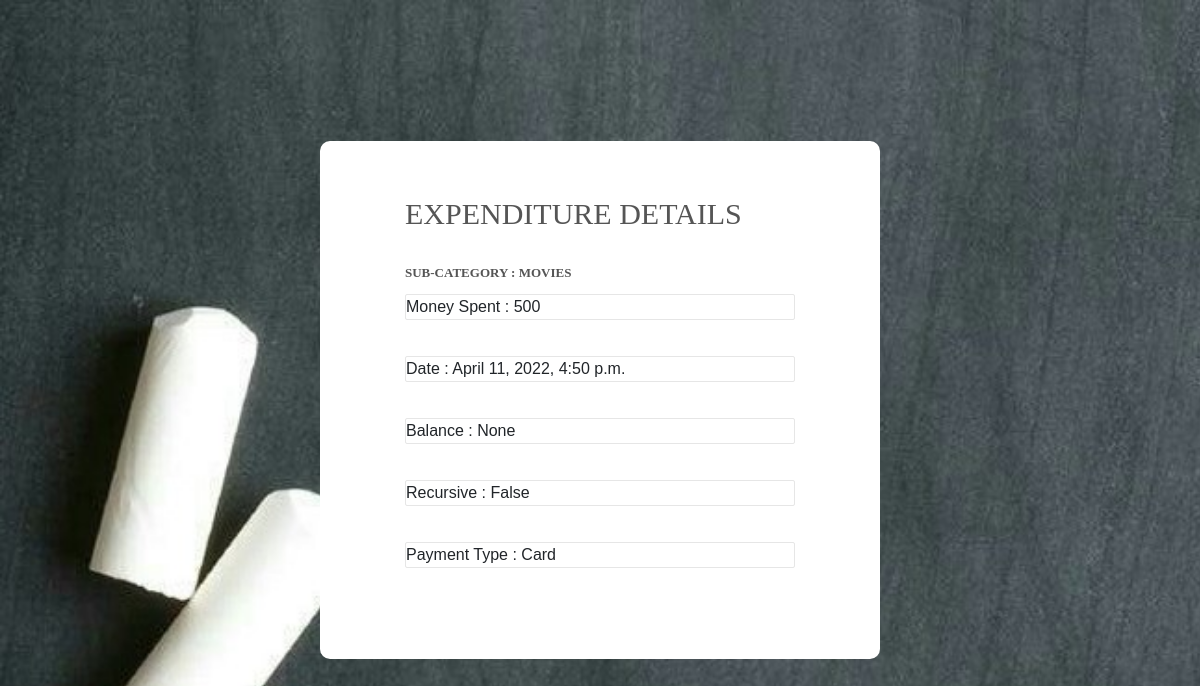
The app's page /expense/post_detail/1 with its own data.
### expense/models.py (models this page shows, shortened)
class Sub_Category(models.Model):
    name = models.CharField(max_length=100)
    amt = models.IntegerField(default=0)
    category = models.ForeignKey(Category,on_delete=models.CASCADE,related_name='sub_category',null=True,blank=True)
    def __str__(self):
        return self.name

class Data(models.Model):
    user = models.ForeignKey(settings.AUTH_USER_MODEL, on_delete= models.CASCADE ,related_name='dataset', default=1)
    sub_category = models.ForeignKey(Sub_Category,on_delete=models.CASCADE,related_name='datas',null=True,blank=True)
    spent = models.IntegerField()
    balance = models.IntegerField(blank=True,null=True)
    recursive= models.BooleanField(max_length=100)
    pay_type = models.CharField(max_length=50)
    updated = models.DateTimeField(auto_now=True, auto_now_add=False)
    timestamp = models.DateTimeField(default=datetime.now, blank=True)
    month_link = models.ForeignKey(Month ,on_delete=models.CASCADE,related_name='mon',null=True,blank=True)
    class Meta:
        ordering = ["-timestamp","-updated"]

### expense/views.py (the view)
# urls.py: path('post_detail/<int:id>',views.post_detail, name="post_detail"),
def post_detail(request,id):
    instance = get_object_or_404(Data, id=id)
    context = {
        "title": instance.sub_category,
        "instance" : instance,
    }
    return render(request, "post_detail.html", context)

### templates/post_detail.html (shortened to what this page needs)
{% load static %}
<!DOCTYPE html>
<html lang="en">
<head>
	<link rel="stylesheet" type="text/css" href="{% static 'signup/vendor/bootstrap/css/bootstrap.min.css' %}">
	<link rel="stylesheet" type="text/css" href="{% static 'signup/fonts/font-awesome-4.7.0/css/font-awesome.min.css' %}">
	<link rel="stylesheet" type="text/css" href="{% static 'signup/fonts/Linearicons-Free-v1.0.0/icon-font.min.css' %}">
	<link rel="stylesheet" type="text/css" href="{% static 'signup/vendor/animate/animate.css' %}">
	<link rel="stylesheet" type="text/css" href="{% static 'signup/vendor/css-hamburgers/hamburgers.min.css' %}">
	<link rel="stylesheet" type="text/css" href="{% static 'signup/vendor/animsition/css/animsition.min.css' %}">
	<link rel="stylesheet" type="text/css" href="{% static 'signup/vendor/select2/select2.min.css' %}">
	<link rel="stylesheet" type="text/css" href="{% static 'signup/vendor/daterangepicker/daterangepicker.css' %}">
	<link rel="stylesheet" type="text/css" href="{% static 'signup/css/util.css' %}">
	<link rel="stylesheet" type="text/css" href="{% static 'signup/css/main.css' %}">
</head>
<body overflow="hidden" style="background-image: url('{% static 'images/bg_img2.jpg' %}'); background-size: cover;">
<div class="container-login100">
	<div class="wrap-login100 p-l-85 p-r-85 p-t-55 p-b-55">
		<form class="login100-form validate-form flex-sb flex-w">
			<span class="login100-form-title p-b-32">
				Expenditure Details
			</span>
			<span class="txt1 p-b-11"><b>
				Sub-Category : {{ title }}</b>
			</span>
			<div class="wrap-input100 validate-input m-b-36">
				Money Spent : {{ instance.spent }}<br>
			</div>
			<div class="wrap-input100 validate-input m-b-36">
				Date : {{ instance.timestamp }}<br>
			</div>
			<div class="wrap-input100 validate-input m-b-36">
				Balance : {{ instance.balance }}<br>
			</div>
			<div class="wrap-input100 validate-input m-b-36">
				Recursive : {{ instance.recursive }}<br>
			</div>
			<div class="wrap-input100 validate-input m-b-36">
				Payment Type : {{ instance.pay_type }}
			</div>
		</form>
	</div>
</div>
</body>
</html>

### static/signup/css/main.css (style rules this page uses)
* { margin: 0px; padding: 0px; box-sizing: border-box; }
body, html { height: 100%; font-family: Raleway-Regular, sans-serif; }
.txt1 { font-family: Raleway-SemiBold; font-size: 13px; color: #555555; line-height: 1.4; text-transform: uppercase; }
.container-login100 { width: 100%; min-height: 100vh; display: -webkit-box; display: -webkit-flex; display: -moz-box; display: -ms-flexbox; display: flex; flex-wrap: wrap; justify-content: center; align-items: center; padding: 15px; background-color: transparent !important; }
.wrap-login100 { width: 560px; background: #fff; border-radius: 10px; position: relative; }
.login100-form { width: 100%; }
.login100-form-title { font-family: Raleway-Medium; font-size: 30px; color: #555555; line-height: 1.2; text-transform: uppercase; text-align: left; width: 100%; display: block; }
.wrap-input100 { width: 100%; position: relative; background-color: #fff; border: 1px solid #e6e6e6; border-radius: 2px; }
.validate-input { position: relative; }

### records on screen
Sub_Category: name "MOVIES"
Data: spent "500", timestamp "April 11, 2022, 4:50 p.m.", balance "None", recursive "False", pay_type "Card"
